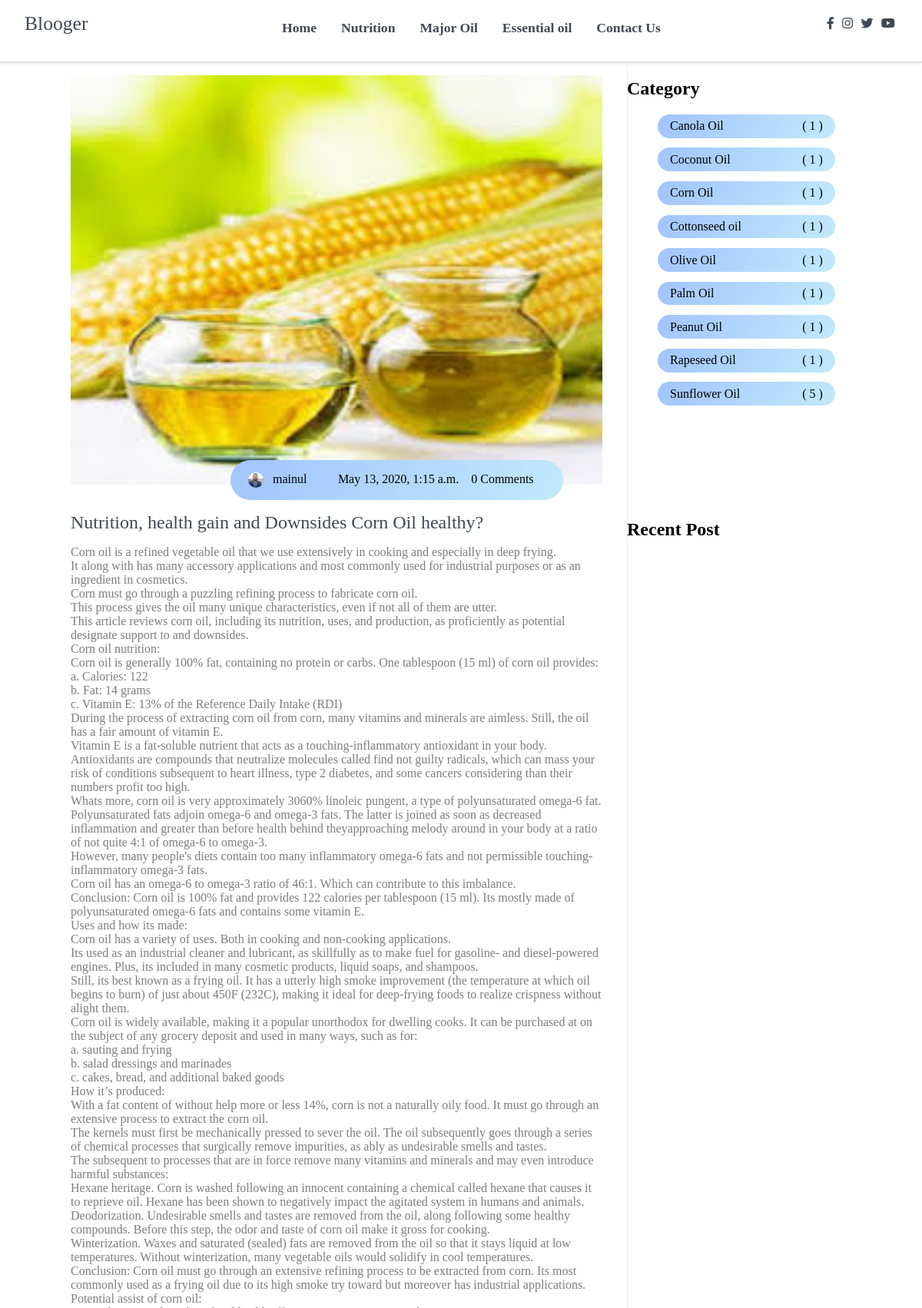
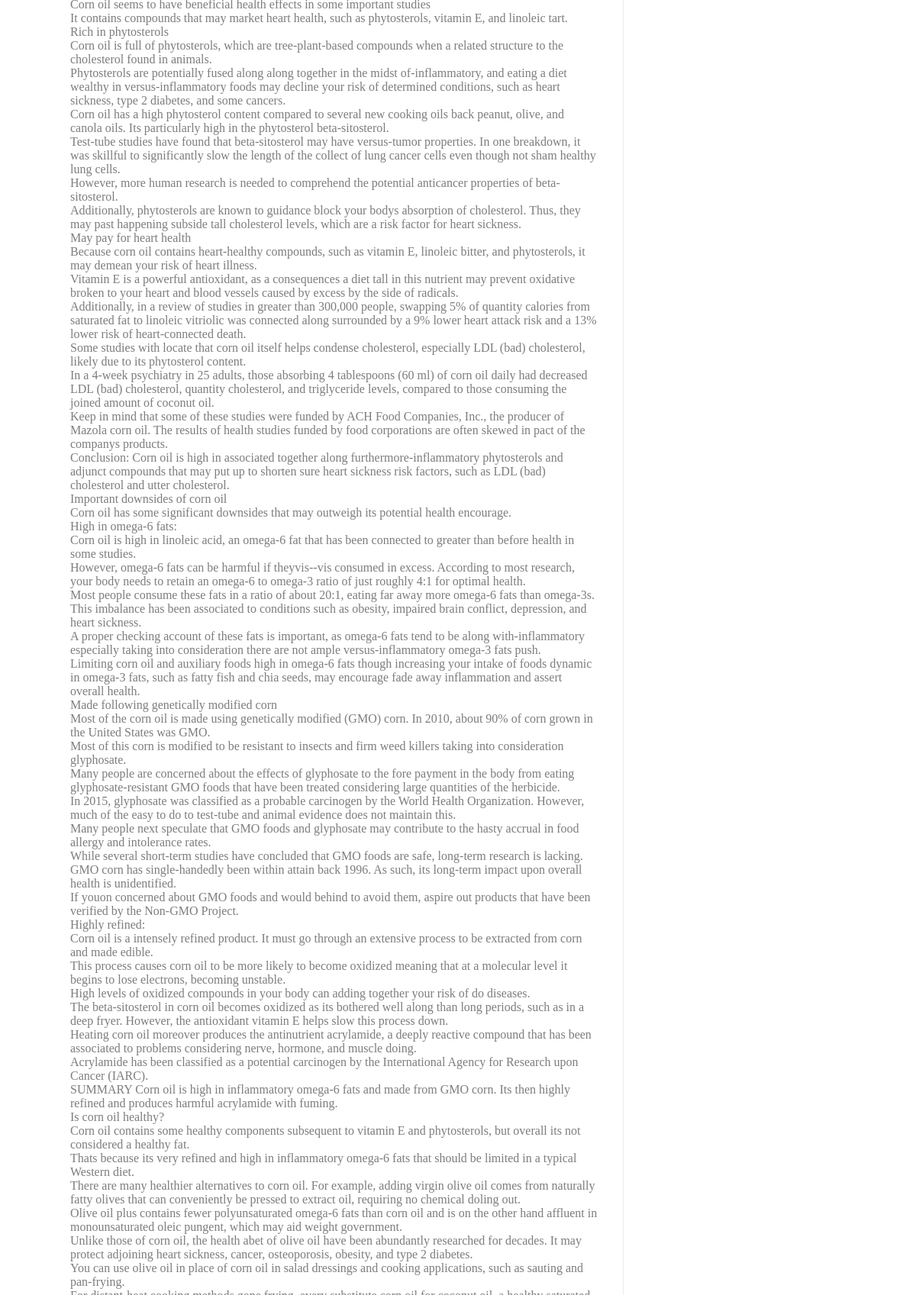
The app's page /post/2/ (upper part) with its own data (2 pictures, top to bottom).
### posts/models.py (models this page shows, shortened)
class Post(models.Model):
    title = models.CharField(max_length=150)
    overview = models.TextField()
    timestamp = models.DateTimeField(auto_now_add= True)
    author = models.ForeignKey(Author, on_delete=models.CASCADE)
    thumbnail = models.ImageField()
    incredient_pdf = models.ImageField(blank=True, null=True)
    categories = models.ManyToManyField(Category)
    featured = models.BooleanField()
    likes = models.ManyToManyField(User, related_name='likes', blank=True, null=True)
    unlikes = models.ManyToManyField(User,related_name='unlikes',blank=True, null=True)
    def total_unlikes(self):
        return self.unlikes.all().count()
    def total_likes(self):
        return self.likes.all().count()
    def get_absolute_url(self, **kwargs):
        return reverse('post-detail', kwargs={
            'pk':self.pk
        })
    def approve_comments(self):
        return self.comments.filter(approve_comment=True)

class Author(models.Model):
    user = models.OneToOneField(User, on_delete=models.CASCADE)
    profile_picture = models.ImageField()
    def __str__(self):
        return self.user.username

### posts/views.py (the view)
# urls.py: path('post/<int:pk>/', PostDetailView.as_view(), name='post-detail'),
class PostDetailView(DetailView):
    queryset = Post.objects.all()
    template_name = 'posts/post-detail.html'
    context_object_name = 'post'
    form = CommentForm()
    def get_context_data(self, **kwargs):
        category_count = get_category_count()
        recent = Post.objects.order_by('-timestamp')[0:10]
        category = get_object_or_404(Category, id=self.kwargs['pk'])
        related_post = Post.objects.filter(categories=category)[0:24]
        stuff = get_object_or_404(Post, id=self.kwargs['pk'])
        total_likes = stuff.total_likes()
        total_unlikes = stuff.total_unlikes()
        liked = False
        if stuff.likes.filter(id=self.request.user.id).exists():
            liked = True
        context = super().get_context_data(**kwargs)
        context['form'] = self.form
        context['category_count'] = category_count
        context['recent'] = recent
        context['related_post'] = related_post
        context['total_likes'] = total_likes
        context['total_unlikes'] = total_unlikes
        context['liked'] = liked
        return context
    def post(self, request,pk, **kwargs):
        post = get_object_or_404(Post, pk=pk)
        if request.method == 'POST':
            form = CommentForm(request.POST)
            if form.is_valid():
                comment = form.save(commit=False)
                comment.post = post
                comment.save()
                return redirect(reverse("post-detail", kwargs={
                    'pk':post.pk
                }))
        else:
            form = CommentForm()

### posts/views.py (called while the page is built)
def get_category_count():
    queryset = Post.objects.values('categories__title').annotate(Count('categories__title'))
    return queryset

### posts/templates/posts/post-detail.html (shortened to what this page needs)
{% extends 'base.html' %}
{% load crispy_forms_tags %}
{% load static %}
{% block content %}
<main>
  <section class="container">
    <div class="site-content">
      <div class="posts" style="">
        <div class="post-content" data-aos="zoom-in" data-aos-delay="200">
          <div class="post-image">
            <div>
              <img src=" {{ post.thumbnail.url }} " class="img" alt="blog1">
            </div>
            <div style="padding:16px 30px;" class="post-info flex-row">
              <span>
                <i class="">
                  <img style="width:20px; height:20px;
                                  border-radius:100%; float:left;margin-left:-15px;"
                    src="{{ post.author.profile_picture.url }}">
                </i>&nbsp;&nbsp; {{ post.author }}
              </span>
              <span>
                <i class="fas fa-calendar-alt text-gray"></i>&nbsp;&nbsp; {{ post.timestamp}}
              </span>
              <span>{{ post.comments.count }} Comments</span>
            </div>
          </div>
          <div class="post-title">
            <a href=""> {{ post.title }}</a>
            <p style="text-align: justify;">
              {{ post.overview|linebreaks }}
            </p>
          </div>
        </div>
    </div>
    <aside class="sidebar">
      <div class="category">
        <h2>Category</h2>
        <ul class="category-list">
          {% for cat in category_count %}
          <li class="list-items" data-aos="fade-left" data-aos-delay="100">
            {% if 'Cottonseed oil' in cat.categories__title %}
            <a href=" {% url 'CottonseedOil' %} "> {{ cat.categories__title }}</a>
            <span>( {{ cat.categories__title__count }} )</span>
            {% endif %}
            {% if 'Coconut Oil' in cat.categories__title %}
            <a href=" {% url 'CoconutOil' %} "> {{ cat.categories__title }}</a>
            <span>( {{ cat.categories__title__count }} )</span>
            {% endif %}
            {% if 'Corn Oil' in cat.categories__title %}
            <a href=" {% url 'CornOil' %} "> {{ cat.categories__title }}</a>
            <span>( {{ cat.categories__title__count }} )</span>
            {% endif %}
            {% if 'Canola Oil' in cat.categories__title %}
            <a href=" {% url 'CanolaOil' %} "> {{ cat.categories__title }}</a>
            <span>( {{ cat.categories__title__count }} )</span>
            {% endif %}
            {% if 'Olive Oil' in cat.categories__title %}
            <a href=" {% url 'OliveOil' %} "> {{ cat.categories__title }}</a>
            <span>( {{ cat.categories__title__count }} )</span>
            {% endif %}
            {% if 'Palm Oil' in cat.categories__title %}
            <a href=" {% url 'PalmOil' %} "> {{ cat.categories__title }}</a>
            <span>( {{ cat.categories__title__count }} )</span>
            {% endif %}
            {% if 'Peanut Oil' in cat.categories__title %}
            <a href=" {% url 'PeanutOil' %} "> {{ cat.categories__title }}</a>
            <span>( {{ cat.categories__title__count }} )</span>
            {% endif %}
            {% if 'Rapeseed Oil' in cat.categories__title %}
            <a href=" {% url 'RapeseedOil' %} "> {{ cat.categories__title }}</a>
            <span>( {{ cat.categories__title__count }} )</span>
            {% endif %}
            {% if 'Sunflower Oil' in cat.categories__title %}
            <a href=" {% url 'SunflowerOil' %} "> {{ cat.categories__title }}</a>
            <span>( {{ cat.categories__title__count }} )</span>
            {% endif %}
          </li>
          {% endfor %}
        </ul>
      </div>
      <div class="popular-post">
        <h2>Recent Post</h2>
        {% for obj in recent %}
        <div class="post-content" data-aos="flip-up" data-aos-delay="200">
          <div class="post-image">
            <div>
              <img src=" {{ obj.thumbnail.url }} " class="img" alt="blog1">
            </div>
            <div class="post-info flex-row">
              <span><i class="fas fa-calendar-alt text-gray"></i>&nbsp;&nbsp;
              </span>
              <span>2 Comments</span>
            </div>
          </div>
          <div class="post-title">
            <a href=" {% url 'post-detail' pk=obj.pk %} "> {{ obj.title }} </a>
          </div>
        </div>
        {% endfor %}
      </div>
    </aside>
    </div>
  </section>
</main>
{% endblock content %}

### static/css/all.css (style rules this page uses)
.fa, .fas, .far, .fal, .fad, .fab { -moz-osx-font-smoothing: grayscale; -webkit-font-smoothing: antialiased; display: inline-block; font-style: normal; font-variant: normal; text-rendering: auto; line-height: 1; }
.fa-calendar-alt:before { content: "\f073"; }
.fa, .fas { font-family: 'Font Awesome 5 Free'; font-weight: 900; }

### static/css/Style.css (style rules this page uses)
html, body { margin: 0%; box-sizing: border-box; overflow-x: hidden; left: 0; }
p { font-family: Arial, Helvetica, sans-serif; }
:root { --text-gray: #3f4954; --text-light : #686666da; --bg-color: #0f0f0f; --white: #ffffff; --midnight: #104f55; --sky: linear-gradient(120deg, #a1c4fd 0%, #c2e9fb 100%); --Abel: 'Abel', cursive; --Anton: 'Anton', cursive; --Josefin : 'Josefin', cursive; --Lexend: 'Lexend', cursive; --Livvic : 'Livvic', cursive; --Lobster: 'Lobster', cursive; --Open_Sans: 'Open_Sans', cursive; --Oswald: 'Oswald', cursive; --Passion_One: 'Passion_One', cursive; --Roboto: 'Roboto', cursive; --Ubuntu: 'Ubuntu', cursive; }
a { text-decoration: none; color: var(--text-gray); }
.flex-row { display: flex; flex-direction: row; flex-wrap: wrap; }
ul { list-style-type: none; }
h2 { font-family: var(--Lexend); }
span { font-family: var(--Abel); }
.container { margin: 0 5vw; }
.text-gray { color: var(--text-gray); }
p { font-family: var(--Lexend); color: var(--text-light); }
main .site-content { display: grid; grid-template-columns: 70% 30%; }
main .post-content { width: 100%; border-right: 1px solid rgb(236, 234, 234); }
main .site-content .post-content > .post-image, .post-title { padding: 1rem 2rem; position: relative; }
main .site-content .post-content > .post-image .post-info { background: var(--sky); padding: 1rem; position: absolute; bottom: 0%; left: 20vw; border-radius: 3rem; }
main .site-content .post-content > .post-image > div { overflow: hidden; }
main .site-content .post-content > .post-image .img { width: 100%; transition: all .5s ease; }
main .site-content .post-content > .post-image .post-info span { margin: 0 .5rem; }
main .post-content .post-title a { font-family: var(--Anton); font-size: 1.5rem; }
.site-content > .sidebar .category-list { font-family: var(--Livvic); }
.site-content > .sidebar .category-list .list-items { background: var(--sky); padding: .4rem 1rem; margin: .8rem 0; border-radius: 3rem; width: 70%; display: flex; justify-content: space-between; }
.site-content > .sidebar .category-list .list-items a { color: black; }
.site-content .sidebar .popular-post .post-content { padding: 1rem 0; }
.site-content .sidebar .popular-post h2 { padding-top: 8rem; }
.site-content .sidebar .popular-post .post-info { padding: .4rem .1rem !important; bottom: 0rem !important; left: 1.5rem !important; border-radius: 0rem !important; background: white !important; }
.site-content .sidebar .popular-post .post-title a { font-size: 1rem; }

### records on screen
Post: thumbnail (picture), author.profile_picture (picture), author "mainul", timestamp "May 13, 2020, 1:15 a.m.", comments.count "0", title "Nutrition, health gain and Downsides Corn Oil healthy?", overview "Corn oil is a refined vegetable oil that we use extensively in cooking and especially in deep frying. It along with has many accessory applications and most commonly used for industrial purposes or as an ingredient in cosmetics. Corn must go through a puzzling refining process to fabricate corn oil. This process gives the oil many unique characteristics, even if not all of them are utter. This article reviews corn oil, including its nutrition, uses, and production, as proficiently as potential designate support to and downsides. Corn oil nutrition: Corn oil is generally 100% fat, containing no protein or carbs. One tablespoon (15 ml) of corn oil provides: a. Calories: 122 b. Fat: 14 grams…"
Post: thumbnail (picture)
Post: thumbnail (picture)
Post: thumbnail (picture)
Post: thumbnail (picture)
Post: thumbnail (picture)
Post: thumbnail (picture)
Post: thumbnail (picture)
Post: thumbnail (picture)
Post: thumbnail (picture)

### other values on screen
{{ cat.categories__title }} "Canola Oil"
{{ cat.categories__title__count }} "1"
{{ cat.categories__title }} "Coconut Oil"
{{ cat.categories__title }} "Corn Oil"
{{ cat.categories__title }} "Cottonseed oil"
{{ cat.categories__title }} "Olive Oil"
{{ cat.categories__title }} "Palm Oil"
{{ cat.categories__title }} "Peanut Oil"
{{ cat.categories__title }} "Rapeseed Oil"
{{ cat.categories__title }} "Sunflower Oil"
{{ cat.categories__title__count }} "5"
